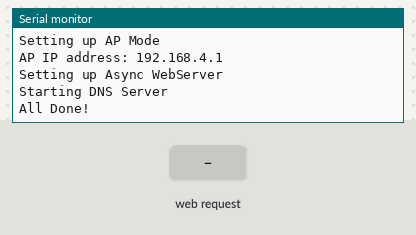
The sketch below on a simulated ESP32. On the bench: the last lines printed to the serial monitor. The test bench sets the inputs (shaded band).

Above: at 1.2 s.
1.3 s: HTTP request GET / received
At 1.9 s:
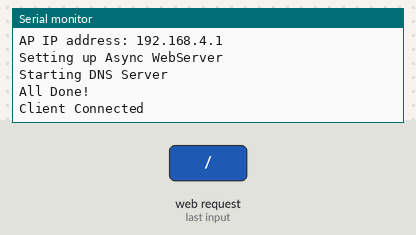
2.8 s: HTTP request GET /get?name=OPTION1 received
At 4.0 s:
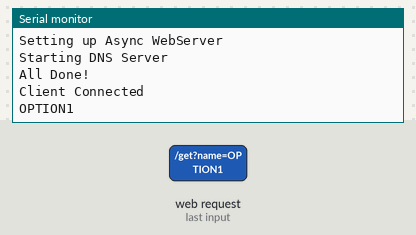
4.3 s: HTTP request GET /get?name=1 received
At 5.4 s:
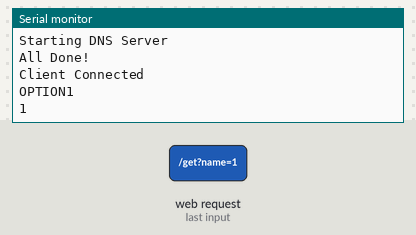
5.8 s: HTTP request GET /get?proficiency=OPTION1 received
At 6.5 s:
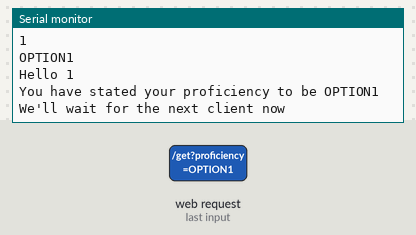
7.3 s: HTTP request GET /get?name=1&proficiency=1 received
At 7.7 s:
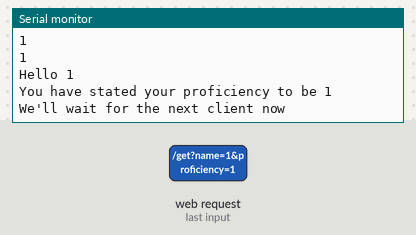

The sketch:

Captive_Portal_With_Processor.ino
```cpp
#include <DNSServer.h>
#include <WiFi.h>
#include <AsyncTCP.h>
#include "ESPAsyncWebServer.h"

DNSServer dnsServer;
AsyncWebServer server(80);

String user_name;
String proficiency;
bool name_received = false;
bool proficiency_received = false;

String dropdown_option1 = "Level1";
String dropdown_option2 = "Level2";
String dropdown_option3 = "Level3";

const char index_html[] PROGMEM = R"rawliteral(
<!DOCTYPE HTML><html><head>
  <title>Captive Portal Demo</title>
  <meta name="viewport" content="width=device-width, initial-scale=1">
  </head><body>
  <h3>Captive Portal Demo</h3>
  <br><br>
  <form action="/get">
    <br>
    Name: <input type="text" name="name">
    <br>
    ESP32 Proficiency:
    <select name = "proficiency">
      <option value=%OPTION1%>%OPTION1%</option>
      <option value=%OPTION2%>%OPTION2%</option>
      <option value=%OPTION3%>%OPTION3%</option>
    </select>
    <input type="submit" value="Submit">
  </form>
</body></html>)rawliteral";

String processor(const String& var){
  //Serial.println(var);
  if(var == "OPTION1"){
    return dropdown_option1;
  }
  else if(var == "OPTION2"){
    return dropdown_option2;
  }
  else if(var == "OPTION3"){
    return dropdown_option3;
  }
}


class CaptiveRequestHandler : public AsyncWebHandler {
public:
  CaptiveRequestHandler() {}
  virtual ~CaptiveRequestHandler() {}

  bool canHandle(AsyncWebServerRequest *request){
    //request->addInterestingHeader("ANY");
    return true;
  }

  void handleRequest(AsyncWebServerRequest *request) {
    request->send_P(200, "text/html", index_html, processor);
  }
};

void setupServer(){
  server.on("/", HTTP_GET, [](AsyncWebServerRequest *request){
      request->send_P(200, "text/html", index_html, processor);
      Serial.println("Client Connected");
  });

  server.on("/get", HTTP_GET, [] (AsyncWebServerRequest *request) {
      String inputMessage;
      String inputParam;

      if (request->hasParam("name")) {
        inputMessage = request->getParam("name")->value();
        inputParam = "name";
        user_name = inputMessage;
        Serial.println(inputMessage);
        name_received = true;
      }

      if (request->hasParam("proficiency")) {
        inputMessage = request->getParam("proficiency")->value();
        inputParam = "proficiency";
        proficiency = inputMessage;
        Serial.println(inputMessage);
        proficiency_received = true;
      }
      request->send(200, "text/html", "The values entered by you have been successfully sent to the device <br><a href=\"/\">Return to Home Page</a>");
  });
}


void setup(){
  //your other setup stuff...
  Serial.begin(115200);
  Serial.println();
  Serial.println("Setting up AP Mode");
  WiFi.mode(WIFI_AP);
  WiFi.softAP("esp-captive");
  Serial.print("AP IP address: ");Serial.println(WiFi.softAPIP());
  Serial.println("Setting up Async WebServer");
  setupServer();
  Serial.println("Starting DNS Server");
  dnsServer.start(53, "*", WiFi.softAPIP());
  server.addHandler(new CaptiveRequestHandler()).setFilter(ON_AP_FILTER);//only when requested from AP
  //more handlers...
  server.begin();
  Serial.println("All Done!");
}

void loop(){
  dnsServer.processNextRequest();
  if(name_received && proficiency_received){
      Serial.print("Hello ");Serial.println(user_name);
      Serial.print("You have stated your proficiency to be ");Serial.println(proficiency);
      name_received = false;
      proficiency_received = false;
      Serial.println("We'll wait for the next client now");
    }
}
```

Measured:
- after the input at 1.3 s, the serial monitor: prints a new line at once (image 1)
- after the input at 2.8 s, the serial monitor: prints a new line at once (image 2)
- after the input at 4.3 s, the serial monitor: prints a new line at once (image 3)
- after the input at 5.8 s, the serial monitor: prints a new line at once (image 4)
- after the input at 7.3 s, the serial monitor: prints a new line at once (image 5)
